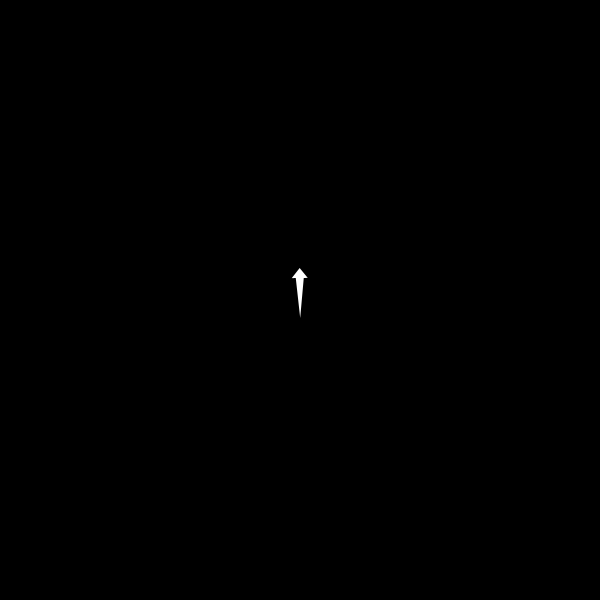
Frame 1 (no input)
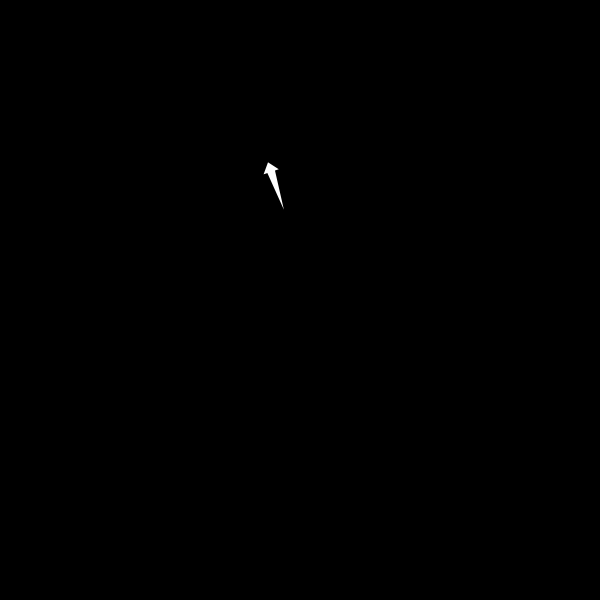
Frame 60 (the mouse pressed at the canvas centre just before this capture)
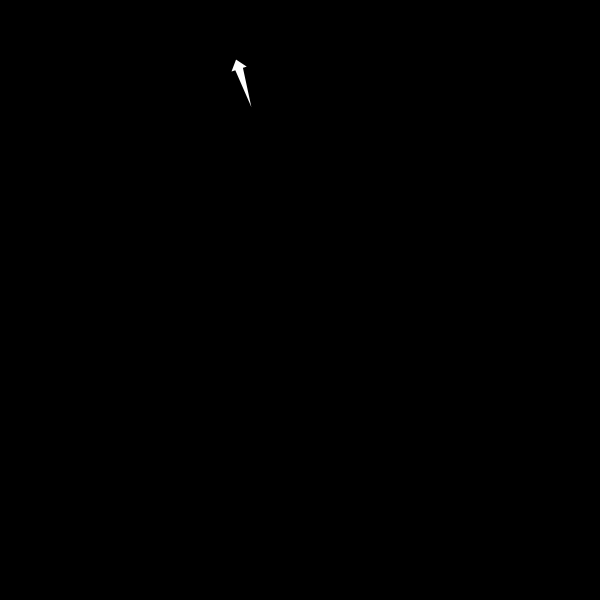
Frame 120 (the mouse held since frame 60 and released just before this capture)

The Processing sketch that drew these frames (run headless with seeded random() and noise(); from frame 60 on, the mouse is pressed at the canvas centre):

// Processing sketch: mouvement_brownien
// ── mouvement_brownien.pde
// renaud.jean-francois(arobas)uqam(point)ca
// Syntaxe Processing version 3.0
// vendredi, 9 octobre 2015

// Exemple de gestion du déplacement par PVector.
// Cas simple d’un seul mobile à vitesse constante, mais dont la vitesse
// sera affectée par une force aléatoire.

Mobile m1;

void setup() {
  size(600, 600);
  background(0);
  fill(255);
  noStroke();
  rectMode(CENTER);
  m1 = new Mobile();
}

void draw() {
  background(0);

  m1.update();
  m1.display();
}

class Mobile {
  PVector loc, vel, brownien; // ajout d’un vecteur
  float angle;

  Mobile() {
    // Position initiale du mobile :
    loc = new PVector(300, 300);

    // Direction de déplacement à la création de l'objet:
    vel = new PVector(0,-2,0);

    // On règle l’orientation du mobile.
    angle = vel.heading();

    // création d’une force aléatoire
    brownien = PVector.random2D();
    brownien.normalize();
    // Réduction de la force par rapport à un vecteur normé
    brownien.mult(0.05);
  }

  void update() {
    
    // 1. Mise à jour constante de la force
    brownien = PVector.random2D();
    brownien.normalize();
    // Réduction de la force par rapport à un vecteur normé
    brownien.mult(0.05);

    // 2. Mise à jour de la vélocité selon la force aléatoire
    vel.add(brownien);
    
    // 3. On limite la vélocité
    vel.limit(2);
    
    // 4. Mise à jour de l'emplacement selon la vélocité
    loc.add(vel);

    // On appelle la méthode qui permet de vérifier le contact avec les bords du sketch.
    boucleTopologique();

    // Mise à jour de l’orientation du carré dans l’axe de déplacement
    angle = vel.heading();
  }

  void display() {
    //Recours aux transformateurs géométriques, en raison de l’utilisation de la rotation
    pushMatrix();
    translate(loc.x, loc.y);
    rotate(angle);
    //rect(0, 0, 50, 5);
    // Forme de l’objet :
    beginShape();
    vertex(-20, 0);
    vertex(20, -4);
    vertex(20, -8);
    vertex(30, 0);
    vertex(20, 8);
    vertex(20, 4);
    endShape(CLOSE);
    popMatrix();
  }

  // Pour continuer de suivre le déplacement de notre mobile
  // lorsqu’il quitte la zone du sketch.
  void boucleTopologique() {
    if (loc.x > width) {
      //loc.x = 0;
      loc.set(0, loc.y, 0);
    } else if (loc.x < 0) {
      loc.set(width, loc.y, 0);
    }

    if (loc.y > height) {
      //loc.y = 0;
      loc.set(loc.x, 0, 0);
    } else if (loc.y < 0) {
      loc.set(loc.x, height, 0);
    }
  }
}
